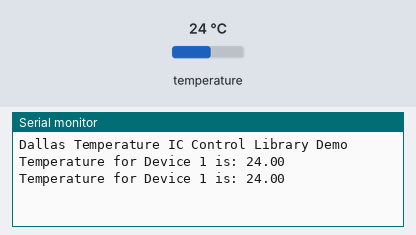
The sketch below on a simulated Arduino Uno, built with avr-gcc and run on an emulated ATmega328P. Shown: the last lines printed to the serial monitor. The test bench sets the inputs (shaded band); at power-on: temperature 24 °C.

Above: at 2.3 s.
2.4 s: temperature set to 12 °C
At 3.1 s:
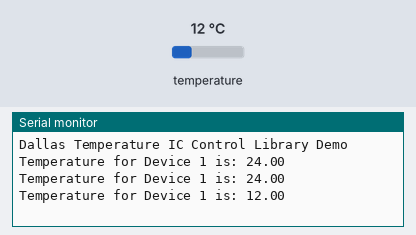
3.9 s: temperature set to 19 °C
At 4.7 s:
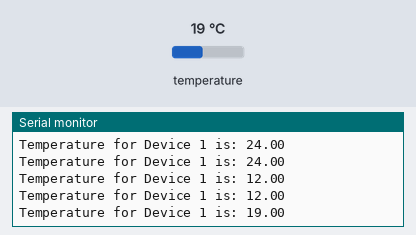
Timing chart, 0 to 6.9 s (numbered marks = the images above; inputs shaded):
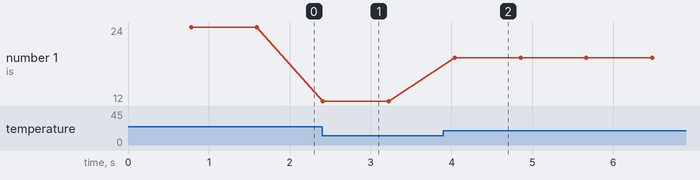

Measured:
- after the input at 2.4 s, the serial monitor: prints a new line at once (image 1)
- after the input at 3.9 s, the serial monitor: prints a new line after 0.14 s (image 2)
- plotted number 1: 24 → 12 after the input at 2.4 s, 12 → 19 after the input at 3.9 s

The sketch:

arduino_ds18.ino
```cpp
#include <OneWire.h>
#include <DallasTemperature.h>

// Data wire is plugged into pin 2 on the Arduino
#define ONE_WIRE_BUS 3

// Setup a oneWire instance to communicate with any OneWire devices
// (not just Maxim/Dallas temperature ICs)
OneWire oneWire(ONE_WIRE_BUS);

// Pass our oneWire reference to Dallas Temperature.
DallasTemperature sensors(&oneWire);

void setup(void)
{
  // start serial port
  Serial.begin(9600);
  Serial.setTimeout(50);
  Serial.println("Dallas Temperature IC Control Library Demo");
  // Start up the library
  sensors.begin();
}


void loop(void)
{
  // call sensors.requestTemperatures() to issue a global temperature
  // request to all devices on the bus
  sensors.requestTemperatures(); // Send the command to get temperatures
  float sensor_temp = sensors.getTempCByIndex(0);
  Serial.print("Temperature for Device 1 is: ");
  Serial.println(sensor_temp); // Why "byIndex"?
    // You can have more than one IC on the same bus.
    // 0 refers to the first IC on the wire
  delay(50);
}
```
